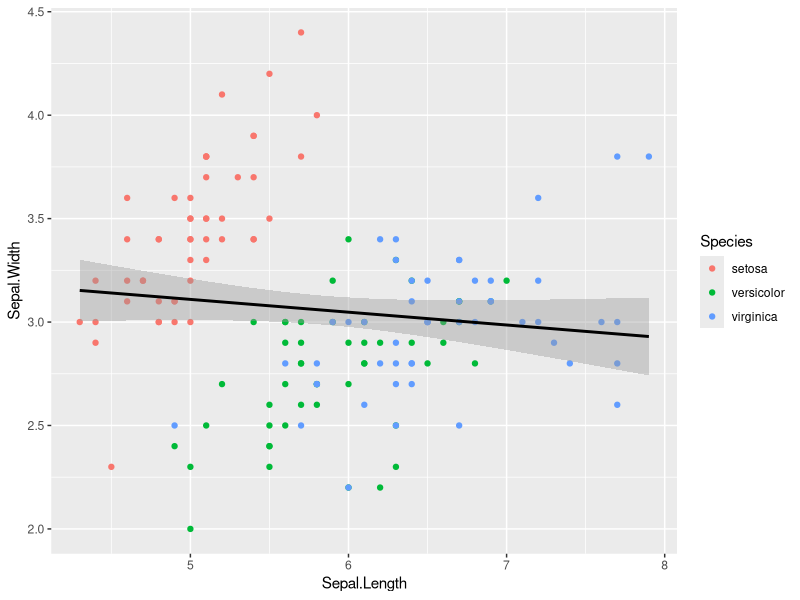
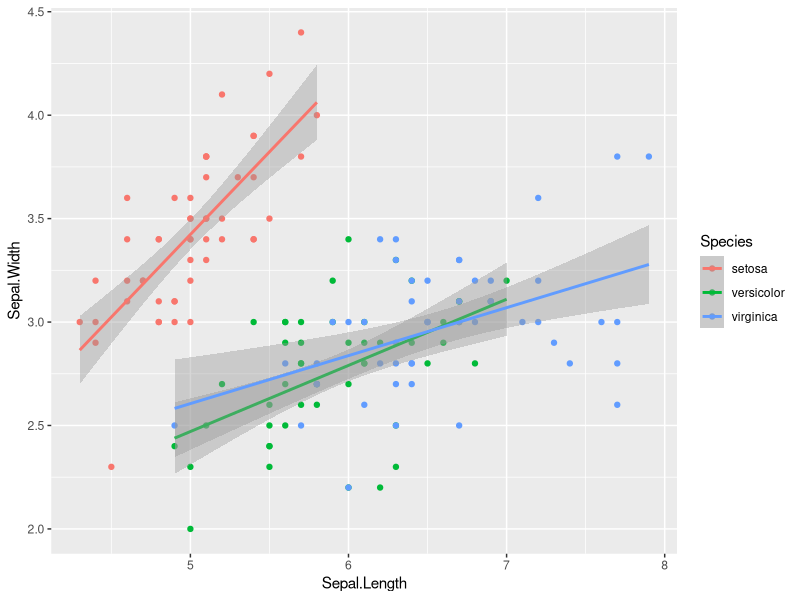
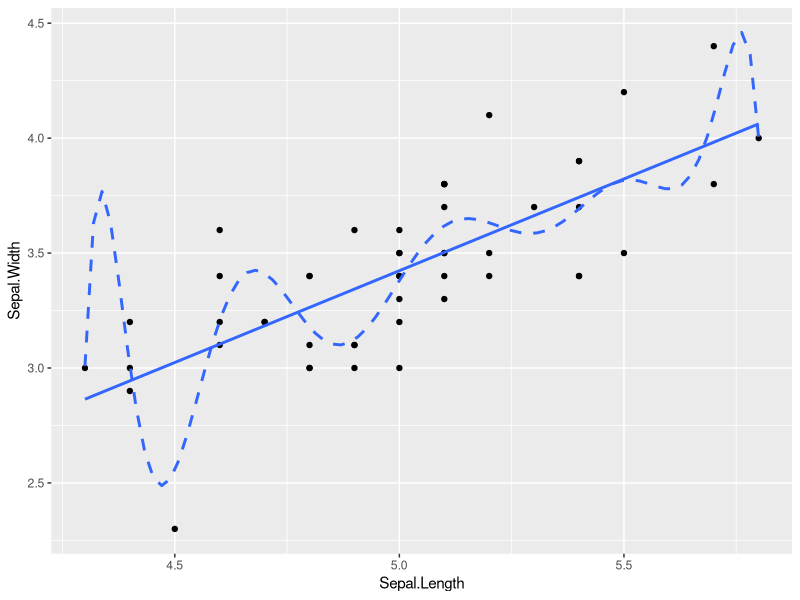

The R source for these figures, in order:
## ---- chunk 1
library(tidyverse)

ggplot(iris, aes(x=Sepal.Length, y=Sepal.Width)) + 
  geom_point(aes(color = Species)) + stat_smooth(method = "lm", color = "black")

## ---- chunk 2

ggplot(iris, aes(x=Sepal.Length, y=Sepal.Width, color = Species)) + 
  geom_point() + stat_smooth(method = "lm")

## ---- chunk 3
iris %>% 
  split(.$Species) %>% 
  map( ~ summary(lm(formula = Sepal.Width ~ Sepal.Length, data = .x)))
## ---- chunk 4
# First problem
# Sample size n=30 offices * 5 years = 150.
# This is supervised learning, an inference problem (not predictive).
# The target variable can be either the budget used or the number of decisions implemented
# The dependent variables (features) include: budget, added budget, minister data (p=6 plus the dependent variable).

# Second problem
# The sample size is a bit tricky here (and the question is also not clear enough about new vs. existing users). A possible answer is that there are 100,000 deals per year, over 3 years, but only 50,000 users, and we're mainly interested in the demographic data, so that's the sample size (50k).
# This can be viewed as an unsupervised (clustering/segmentation) problem, in which we just want to cluster similar customers to one another. A different option is to view this as a classification problem (to a "type-cast") but for that we must first create a variable of class type for the existing dataset.
# This is a prediction problem (a new customer - where would he belong to?)

# Third problem
# A supervised learning, prediction problem. It is a regression problem though it can also be viewed as a classification problem (show or no-show). The dependent variable is `No-show`, and there are 13 more variables (though the AppointmentID is probably useless).
## ---- chunk 5
ggplot(iris %>% filter(Species == "setosa"),
       aes(x = Sepal.Length, y = Sepal.Width)) + 
  geom_point() + 
  stat_smooth(method = "lm", se = FALSE) + 
  stat_smooth(method = "gam",
              formula = y ~ poly(x, 10),
              se = FALSE, linetype = "dashed")
